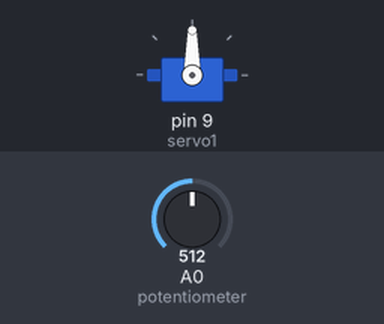
A sketch run on a simulated Arduino Uno, built with avr-gcc and run on an emulated ATmega328P. On the bench: servo. The test bench sets the inputs (shaded band); at power-on: A0 (potentiometer) = 512.

Above: at 1.2 s.
1.3 s: A0 (potentiometer) set to 716
At 1.6 s:
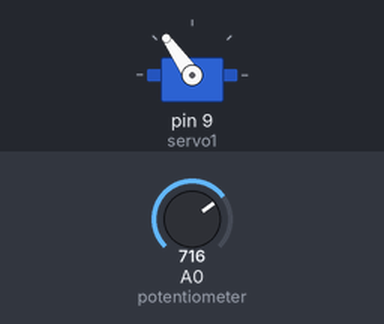
2.8 s: A0 (potentiometer) set to 900
At 3.9 s:
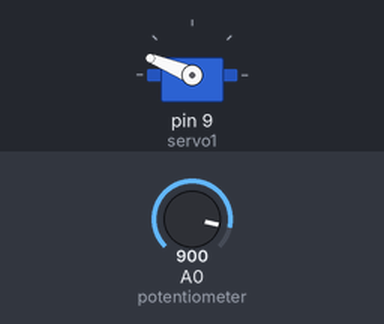
4.3 s: A0 (potentiometer) set to 1023
At 5.1 s:
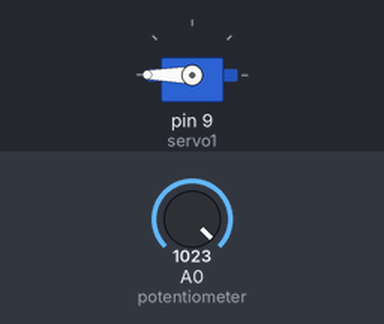
5.8 s: A0 (potentiometer) set to 306
At 6.2 s:
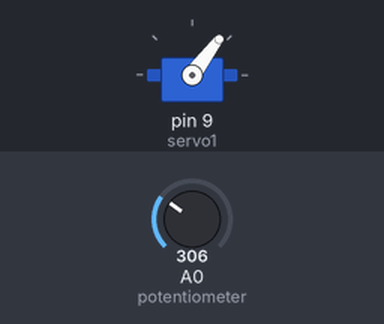
7.3 s: A0 (potentiometer) set to 170
At 8.6 s:
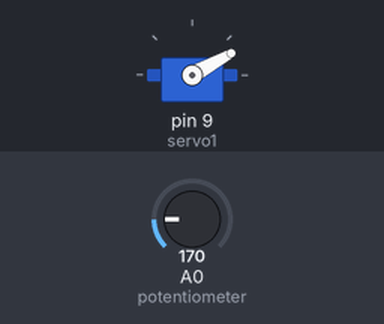
Timing chart, 0 to 9.8 s (numbered marks = the images above; inputs shaded):
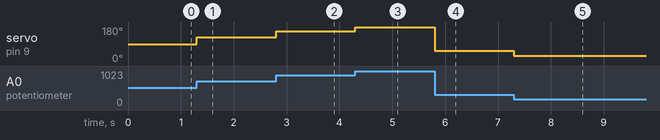

Measured:
- after the input at 1.3 s, servo on pin 9 (servo1): 90° → 125° at once
- after the input at 2.8 s, servo on pin 9 (servo1): 125° → 158° at once
- after the input at 4.3 s, servo on pin 9 (servo1): 158° → 180° at once
- after the input at 5.8 s, servo on pin 9 (servo1): 180° → 53° at once
- after the input at 7.3 s, servo on pin 9 (servo1): 53° → 29° at once

The sketch:

Servo.ino
```cpp
#include <Servo.h>

/*
 * Aarian Dhanani
 * 3/3/21
 */

Servo servo1;

int const potentiometer = A0;

void setup()
{
  servo1.attach(9);
  servo1.write(0);
  pinMode(potentiometer, INPUT);
}

void servoFunction()
{
  for (int i = 0; i < 180; i++)
  {
    servo1.write(i);
    delay(5);
  }
  for (int i = 180; i > 180; i--)
  {
    servo1.write(i);
    delay(5);
  }
}
void loop()
{
  int value = analogRead(potentiometer);
  value = map(value, 0,1023, 0,180);
  servo1.write(value);
  //servoFunction();
}
```
